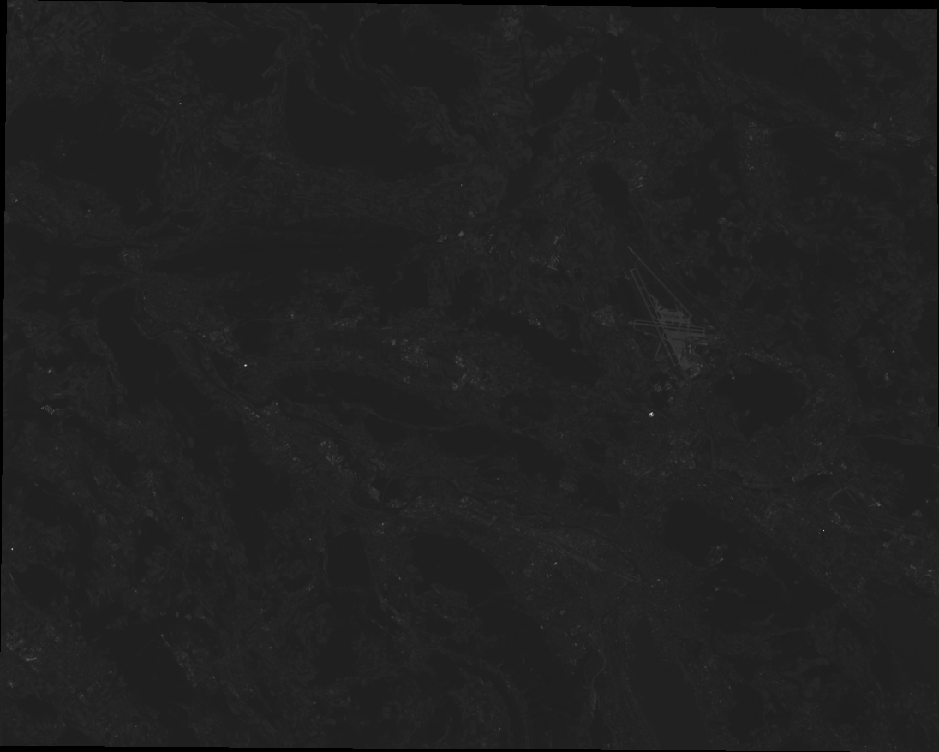
#> input picture PVA2/Daten/Landsat8_Blau.tif, 939 x 752 px, shrunk from 1096 x 878 before the run, found by its file name
$ jupyter execute --allow-errors PVA2-CodingKata-1-CV.ipynb   (older library calls are emulated)
#> lines starting #> are read from the running program, lines starting #| are printed output that depends on the picture
## PVA 2 - Coding Kata - CV
Procedere:

1. Arbeitet in Zweier-Teams zur Lösung dieser Aufgabe
2. Abgabe der Notebooks auf Moodle
3. Verwendet OpenCV für die Lösung dieser Aufgabe

__Aufgabe 1__

Folgende Dateien entsprechen den Kanälen eines Landsat TM Satellitenbildes
- Landsat8_Blau.tif
- Landsat8_Gruen.tif
- Landsat8_Rot.tif
- Landsat8_NIR.tif

1. Finde Eigenschaften des Landsat 8 heraus
  - Wie ist die Bahn des Landsat 8 Satelliten
  - Welche Bildkanäle mit welcher Auflösung liefert der Landsat 8 Satellit
2. Stelle den blauen Kanal des Landsat8 Bildes dar
    - Welche Eigenschaften hat dieser Kanal (.shape)
    - Warum ist er so dunkel?
3. Erhöhe den Kontrast dieses Kanals mittels Histogrammaufspreizung

#> (a cell that did not finish here is left out)

[cell 2]
import rasterio
import numpy as np
import os

# Pfade zu den hochgeladenen TIFF-Dateien
files = {
    'Blau': 'Landsat8_Blau.tif',
    'Gruen': 'Landsat8_Gruen.tif',
    'Rot': 'Landsat8_Rot.tif',
    'NIR': 'Landsat8_NIR.tif'
}

# Eigenschaften der TIFF-Dateien speichern
band_info = {}

#> (the rest of this cell did not finish here and is left out)

[cell 3]
import cv2
import matplotlib.pyplot as plt
# Eigenschaften der TIFF-Dateien speichern
bands = {}

for band_name, file_path in files.items():
    path = os.path.join(os.getcwd(), "PVA2", "Daten", file_path)

    image = cv2.imread(path, cv2.IMREAD_UNCHANGED)
#> image is the input picture: shape (752, 939) uint16; min 0, max 56914, mean 8572.2
    if image is None:
        raise FileNotFoundError(f"Image could not be found: {path}")
    bands[band_name] = image


blue = bands["Blau"]

print("Shape:", blue.shape)
#| Shape: (752, 939)
print("Datentyp:", blue.dtype)
#| Datentyp: uint16
print("Minimum / Maximum:", blue.min(), blue.max())
#| Minimum / Maximum: 0 56914

def stretch(image):
    # Lineare Histogrammaufspreizung auf 0–255
    return cv2.normalize(
        image,
        None,
        alpha=0,
        beta=255,
        norm_type=cv2.NORM_MINMAX,
        dtype=cv2.CV_8U,
    )

blue_stretched = stretch(blue)

fig, axes = plt.subplots(1, 2, figsize=(14, 6))

axes[0].imshow(blue, cmap="gray", vmin=0, vmax=65535)
axes[0].set_title("Blauer Kanal: ursprünglicher Wertebereich")

axes[1].imshow(blue_stretched, cmap="gray", vmin=0, vmax=255)
axes[1].set_title("Blauer Kanal: Histogrammaufspreizung")

for ax in axes:
    ax.axis("off")

plt.tight_layout()
plt.show()
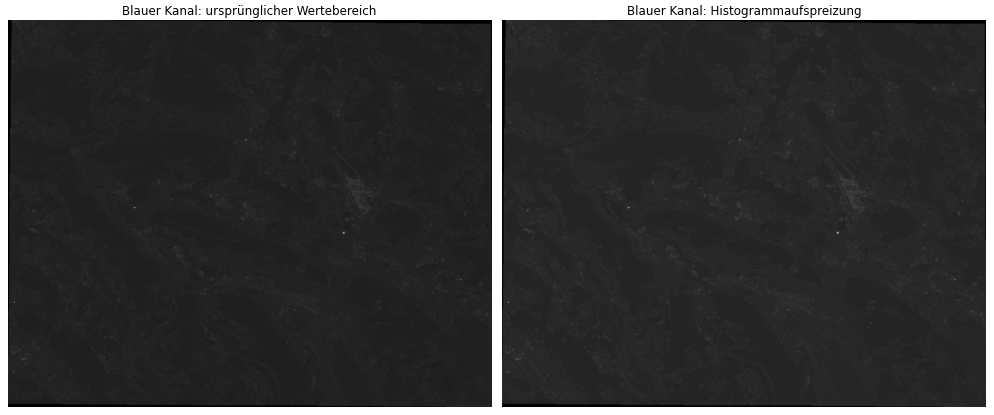
#> figure drawn by matplotlib, 2 panels

__Aufgabe 2__

1. Erstelle mittels opencv ein Echtfarbenbild (R=Rot, G=Gruen, B=Blau) des Landsatbildes und stelle es dar.

2. Erstelle mittels opencv ein Faslchfarbenbild (R=NIR, G=Rot, B=Gruen) des Landsatbildes und stelle es dar.

[cell 4]
def stretch_percentile(image):
    low, high = np.percentile(image, (2, 98))
#> low = 7909; high = 10382
    clipped = np.clip(image.astype(np.float32), low, high)
    return stretch(clipped)

[cell 5]
display_bands = {
    name: stretch_percentile(image)
    for name, image in bands.items()
}
#> in stretch_percentile (call 3), `low, high = np.percentile(image, (2, 98))`: low = 6191; high = 10914
#> in stretch_percentile (call 3), `clipped = np.clip(image.astype(np.float32), low, high)`:
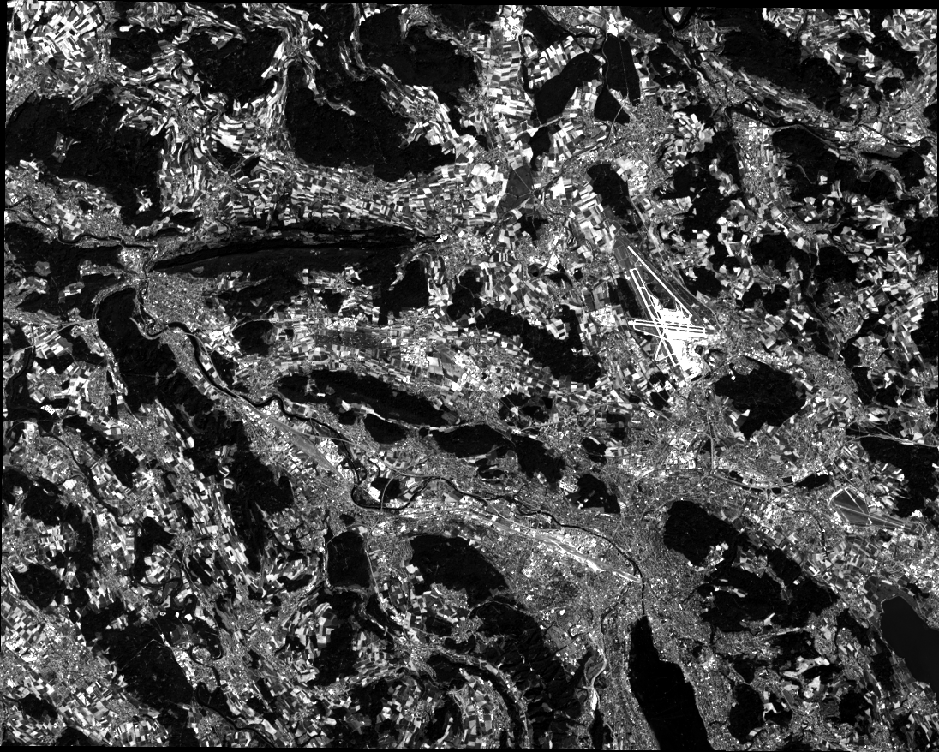
#> clipped: shape (752, 939) float32; min 6191, max 10914, mean 7557.8; drawn with min black and max white
#> in stretch_percentile (call 4), `low, high = np.percentile(image, (2, 98))`: low = 5717; high = 22089
#> in stretch_percentile (call 4), `low, high = np.percentile(image, (2, 98))`:
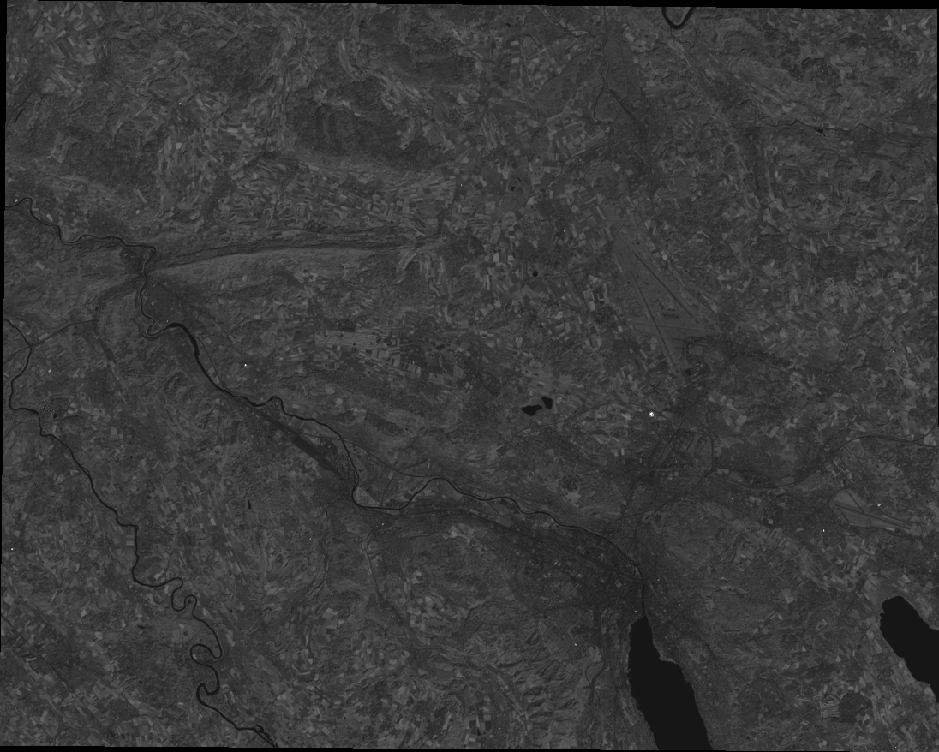
#> image: shape (752, 939) uint16; min 0, max 65535, mean 15130.7; drawn with min black and max white
#> in stretch_percentile (call 4), `clipped = np.clip(image.astype(np.float32), low, high)`:
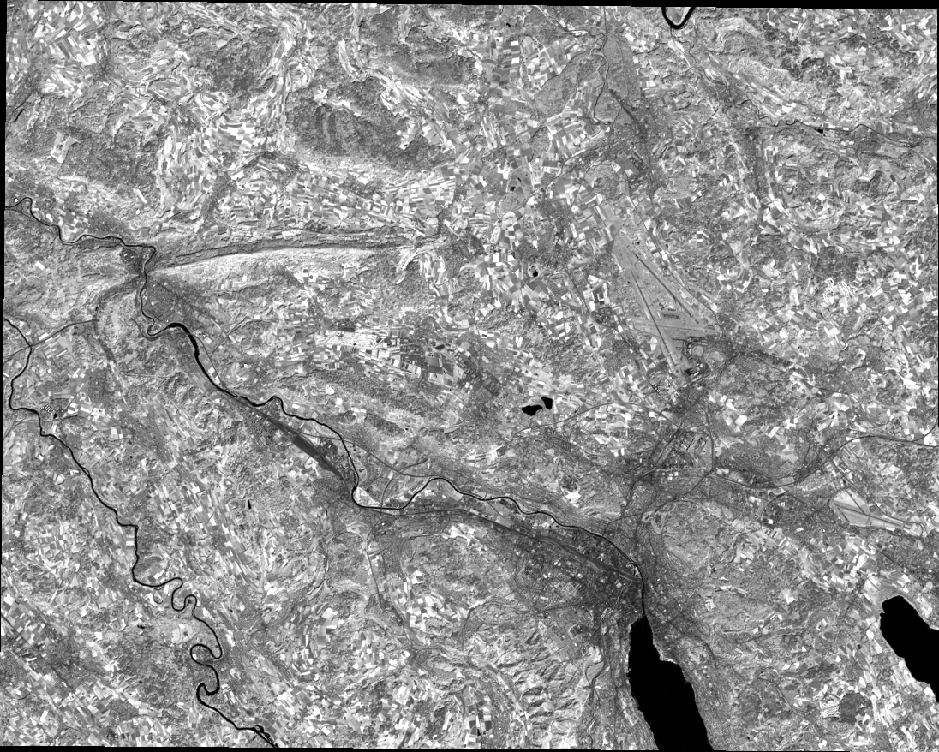
#> clipped: shape (752, 939) float32; min 5717, max 22089, mean 15185.7; drawn with min black and max white
#> display_bands = 4 items

# Matplotlib expects RGB order.
true_color = cv2.merge([
    display_bands["Rot"],    # R
    display_bands["Gruen"],  # G
    display_bands["Blau"],   # B
])

false_color = cv2.merge([
    display_bands["NIR"],    # R
    display_bands["Rot"],    # G
    display_bands["Gruen"],  # B
])
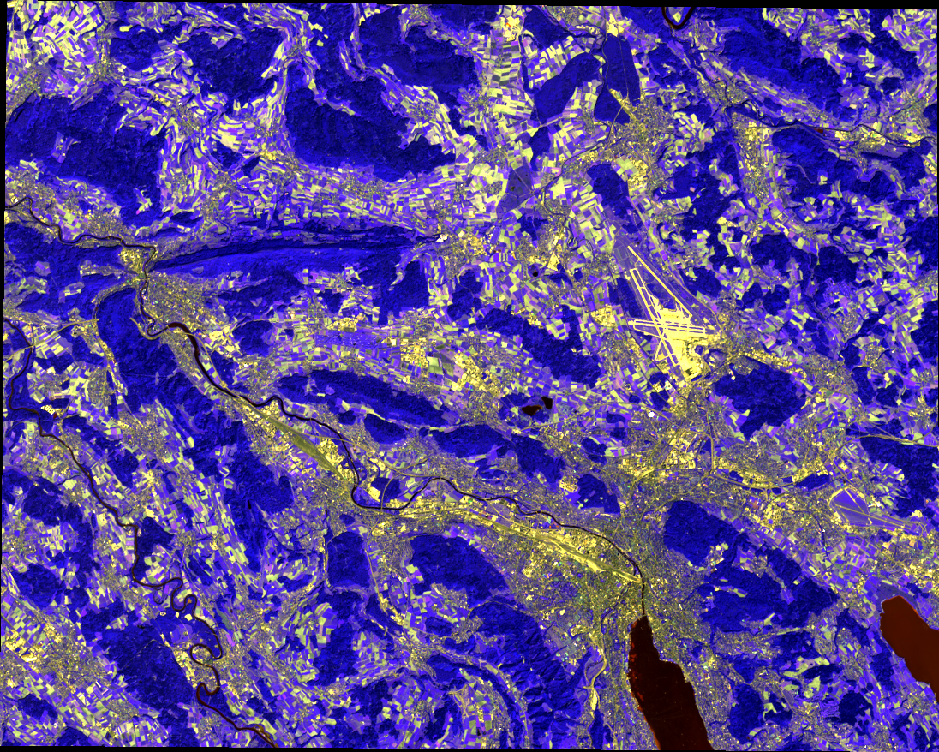
#> false_color: shape (752, 939, 3); mean of channels 0, 1, 2 147.5, 73.8, 89.6; drawn as B, G, R

fig, axes = plt.subplots(1, 2, figsize=(14, 6))

axes[0].imshow(true_color)
axes[0].set_title("Echtfarben: R=Rot, G=Grün, B=Blau")

axes[1].imshow(false_color)
axes[1].set_title("Falschfarben: R=NIR, G=Rot, B=Grün")

for ax in axes:
    ax.axis("off")

plt.tight_layout()
plt.show()

__Aufgabe 3__

Image augmentation - um die Menge der Bilddatensätze zu erhöhen kann man die Trainingsbilder noch bearbeiten mit folgenden geometrischen Transformationen:
- Translation
- Rotation
- Skalierung
- Scherung (Shearing)
- Horzontale (oder vertikale) Spiegelungen

Implementiere eine Funktion, die neue Bilder erzeugt durch Rotation und Spiegelung, wobei für die Rotation ein Winkel und Schritte angegeben werden soll (z.B. von 30 -40 in Zwei-Grad-Schritten).

[cell 6]
import cv2

def augment_images(image, start_angle=30, end_angle=40, step=2):
    """Generate rotations and horizontal mirrors, keeping the image size."""
#> called with start_angle = 30, end_angle = 40, step = 2
    if step <= 0:
        raise ValueError("step must be positive")
    if start_angle > end_angle:
        raise ValueError("start_angle must be <= end_angle")

    height, width = image.shape[:2]
#> height = 752; width = 939
    center = ((width - 1) / 2, (height - 1) / 2)
#> center = (469, 375.5)
    augmented = {}

    # Includes end_angle if it falls on a step.
    for angle in range(start_angle, end_angle + 1, step):
        matrix = cv2.getRotationMatrix2D(
            center,
            angle,
            scale=1.0,
        )

        rotated = cv2.warpAffine(
            image,
            matrix,
            (width, height),
            flags=cv2.INTER_LINEAR,
            borderMode=cv2.BORDER_REFLECT_101,
        )

        augmented[f"rotation_{angle}"] = rotated
        augmented[f"rotation_{angle}_flipped"] = cv2.flip(rotated, 1)
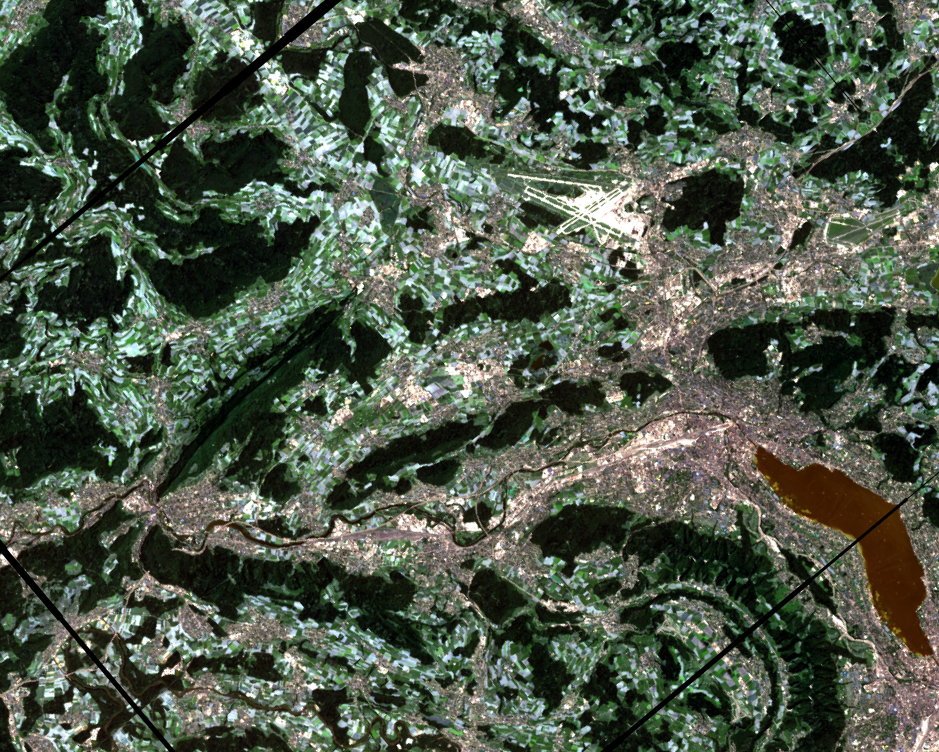
#> rotated: shape (752, 939, 3); mean of channels 0, 1, 2 72.7, 88.3, 77.4; drawn as B, G, R
#> after the loop, augmented = 12 items

    return augmented

[cell 7]
import matplotlib.pyplot as plt

images = augment_images(
    true_color,
    start_angle=30,
    end_angle=40,
    step=2,
)
#> images = 12 items

fig, axes = plt.subplots(
    len(images) // 2, 2,
    figsize=(10, 3 * (len(images) // 2)),
)

for ax, (name, image) in zip(axes.flat, images.items()):
    ax.imshow(image)
    ax.set_title(name)
    ax.axis("off")
#> this loop made 12 passes
#> name on passes 1 to 12: 'rotation_30', 'rotation_30_flipped', 'rotation_32', 'rotation_32_flipped', 'rotation_34', 'rotation_34_flipped', 'rotation_36', 'rotation_36_flipped', 'rotation_38', 'rotation_38_flipped', 'rotation_40', 'rotation_40_flipped'

plt.tight_layout()
plt.show()
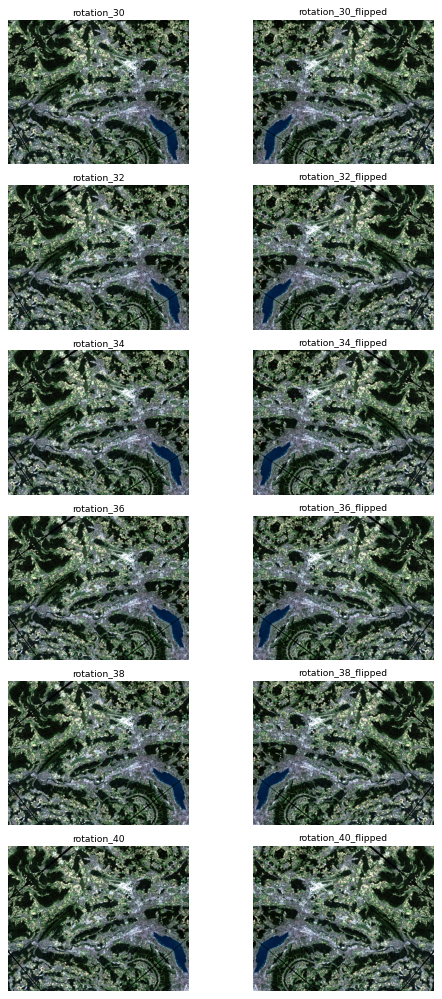
#> figure drawn by matplotlib, 12 panels
